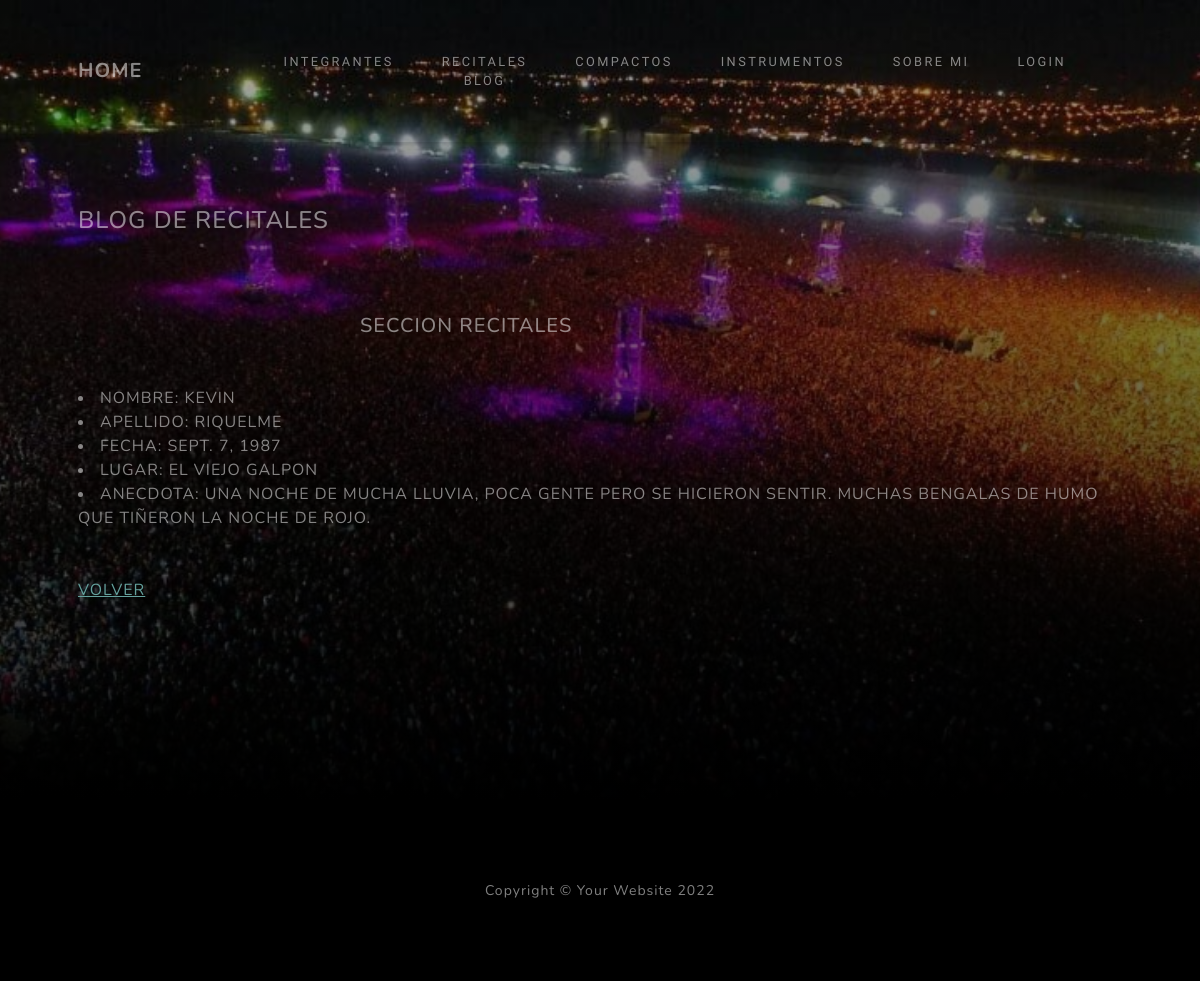
/detalleRecitales/4/, run on the app's committed database.
### redondos_app/models.py (models this page shows, shortened)
class Recitales(models.Model):
    nombre=models.CharField(max_length=30,null=True)
    apellido=models.CharField(max_length=30,null=True)
    fecha=models.DateField(null=True)
    lugar=models.CharField(max_length=30,null=True)
    anecdota=models.CharField(max_length=400,null=True)

### redondos_app/views.py (the view)
# urls.py: path('detalleRecitales/<pk>/', DetalleRecitales.as_view(), name='detalleRecitales'),
class DetalleRecitales(DetailView):
    model = Recitales
    template_name = 'redondos_app/recitales_detalle.html'

### redondos_app/Templates/redondos_app/recitales_detalle.html
{% extends "redondos_app/padre.html" %}
{% load static %}
{% block contenidoTitulo %}
<h4 class="text-white-50 mx-auto mt-2 mb-5">BLOG DE RECITALES</h4>
{% endblock %}
{% block contenidoQueCambia %}
<br>
<h2 class="text-white-50 mx-auto mt-2 mb-5">SECCION RECITALES</h2>
<div class="text-white-50 mx-auto mt-2 mb-5">
    <li>NOMBRE: {{recitales.nombre}}</li>
    <li>APELLIDO: {{recitales.apellido}}</li>
    <li>FECHA: {{recitales.fecha}}</li>
    <li>LUGAR: {{recitales.lugar}}</li>
    <li>ANECDOTA: {{recitales.anecdota}}</li>
</div>
<a href="{% url 'listaRecitales' %}">Volver</a>
{% endblock %}

### data on the page
Recitales: nombre "KEVIN", apellido "RIQUELME", fecha "SEPT. 7, 1987", lugar "EL VIEJO GALPON", anecdota "UNA NOCHE DE MUCHA LLUVIA, POCA GENTE PERO SE HICIERON SENTIR. MUCHAS BENGALAS DE HUMO QUE TIÑERON LA NOCHE DE ROJO."
